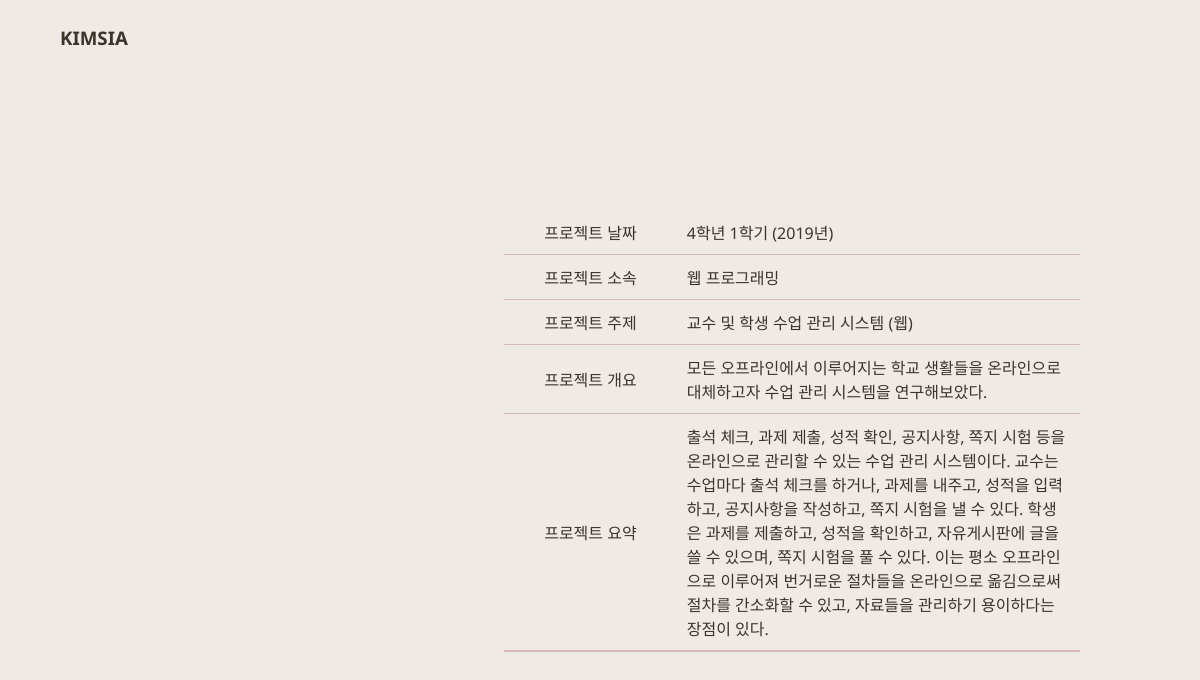
The app's page /detail/2, older data.
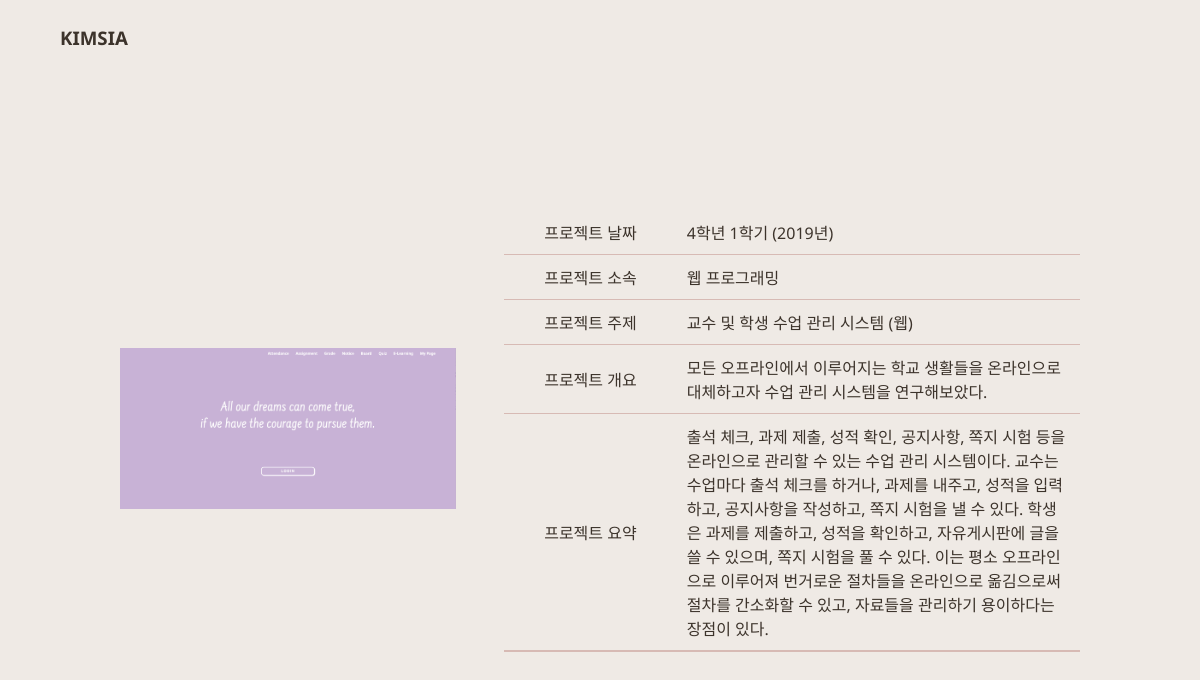
The same page, newer data.
### siaApp/models.py (models this page shows)
class ProjectList(models.Model):
    proj_date = models.CharField(max_length = 30)
    proj_group = models.CharField(max_length = 30)
    proj_topic = models.TextField()
    proj_overview = models.TextField()
    proj_summary = models.TextField()
    proj_img = models.ImageField(upload_to='images/', blank = True, null = True)

### siaApp/views.py (the view)
# urls.py: path('detail/<int:project_pk>', views.detail, name = "detail")
def detail(request, project_pk):
    project = ProjectList.objects.get(pk=project_pk)
    context = {
        'project_obj' : project
    }
    return render(request, 'detail.html', context)

### siaApp/templates/detail.html (shortened to what this page needs)
<!DOCTYPE html>
<html lang="en">
<head>
    {% load static %}
    <link rel="stylesheet" type="text/css" href="{% static 'css/style.css' %}" />
    <link rel="stylesheet" type="text/css" href="{% static 'css/detail.css' %}" />
    <link href="https://fonts.googleapis.com/css2?family=Noto+Sans:wght@400;700&display=swap" rel="stylesheet"></head>
</head>
<body>
    <header>
        <a href="http://www.kimsia.shop/">KIMSIA</a>
    </header>
    <div class = "container">
        <div class = "image">
            {% if project_obj.proj_img.url != NULL %}
                <img src = "{{project_obj.proj_img.url}}">
            {% endif %}
        </div>
        <div class = "table_container">
            <table>
                <tr>
                    <td>프로젝트 날짜</td>
                    <td>{{ project_obj.proj_date }}</td>
                </tr>
                <tr>
                    <td>프로젝트 소속</td>
                    <td>{{ project_obj.proj_group }}</td>
                </tr>
                <tr>
                    <td>프로젝트 주제</td>
                    <td>{{ project_obj.proj_topic }}</td>
                </tr>
                <tr>
                    <td>프로젝트 개요</td>
                    <td>{{ project_obj.proj_overview }}</td>
                </tr>
                <tr>
                    <td>프로젝트 요약</td>
                    <td>{{ project_obj.proj_summary }}</td>
                </tr>
            </table>
        </div>
    </div>
</body>
</html>

### siaApp/static/css/style.css (style rules this page uses)
* { margin: 0; padding: 0; }
a { text-decoration: none; outline: none; }

### siaApp/static/css/detail.css (style rules this page uses)
body { background-color: #EFEAE5; font-family: 'Noto Sans', sans-serif; display: flex; flex-direction: column; align-items: center; }
header { width: 100%; height: 75px; position: fixed; background-color: #EFEAE5; display: flex; align-items: center; }
header > a { color: #3C332B; margin-left: 5%; margin-right: 5%; font-size: 1.17em; font-weight: bold; }
.container { display: flex; flex-direction: row; justify-content: space-between; align-items: center; width: 80%; }
.table_container { display: flex; flex-direction: column; align-items: center; margin-top: 200px; width: 60%; }
.table_container table { width: 100%; border-bottom: 2px solid #D7BAB4; border-collapse: collapse; margin: 10px; color: #3C332B; }
.table_container td { border-bottom: 1px solid #D7BAB4; padding: 10px; }
.table_container td:nth-child(1) { text-align: center; width: 30%; }
.image { width: 35%; }
img { margin-top: 200px; width: 100%; }

Row changes from the older to the newer data that the page shows:
changed ProjectList "4학년 1학기 (2019년)": proj_img: picture added
